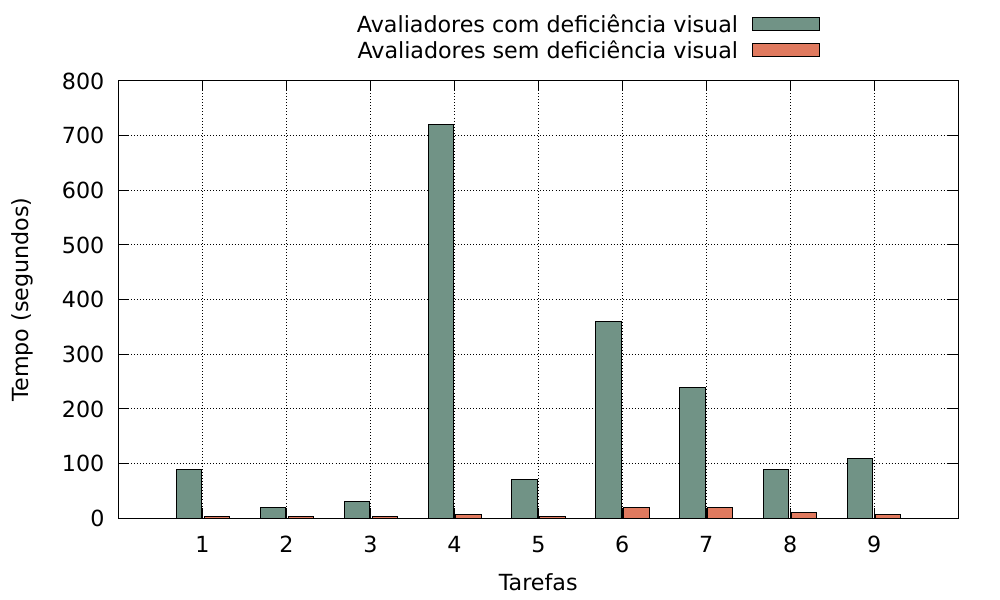

Write the gnuplot code that produced this figure.
# 0x4D4D4D (gray)
# 0x5DA5DA (blue)
# 0xFAA43A (orange)
# 0x60BD68 (green)
# 0xF17CB0 (pink)
# 0xB2912F (brown)
# 0xB276B2 (purple)
# 0xDECF3F (yellow)
# 0xF15854 (red)

reset
set key outside center top
#unset key
set grid
set auto x
set auto y
#set yrange[0:110]
#set offsets -0.5,-0.5,0,0

set style data histogram
set style histogram cluster gap 1
set style fill solid border -1
set boxwidth 0.9

set style line 1 lc rgbcolor '0x719386'
set style line 2 lc rgbcolor '0xe07a5f'

input_files = 'tempo.txt'

output_files = 'tempo.pdf'

#apps = "CG EP FT IS LU MG"
usuario = '"Avaliadores com deficiência visual" "Avaliadores sem deficiência visual"'

set xlabel 'Tarefas'
set ylabel 'Tempo (segundos)'
set terminal pdfcairo enhanced color size 10,6 font ',24'
#set xtics rotate by 0 right font ',46' center
#set ytics font ',50'

set output output_files
plot for [j=2:3] input_files using j:xticlabels(1) title word(usuario,j-1) ls j-1

reset
#set key outside center top
unset key
set grid
set auto x
#set auto y
set yrange[0:22]
#set offsets -0.5,-0.5,0,0

set style data histogram
set style histogram cluster gap 1
set style fill solid border -1
set boxwidth 0.6

set style line 1 lc rgbcolor '0x719386'
set style line 2 lc rgbcolor '0xe07a5f'

input_files = 'tempo.txt'

output_files = 'tempo-sem-dv.pdf'

#apps = "CG EP FT IS LU MG"
usuario = '"Avaliadores com deficiência visual" "Avaliadores sem deficiência visual"'

set xlabel 'Tarefas'
set ylabel 'Tempo (segundos)'
set terminal pdfcairo enhanced color size 10,6 font ',24'
#set xtics rotate by 0 right font ',46' center
#set ytics font ',50'

set output output_files
plot for [j=3:3] input_files using j:xticlabels(1) ls j-1